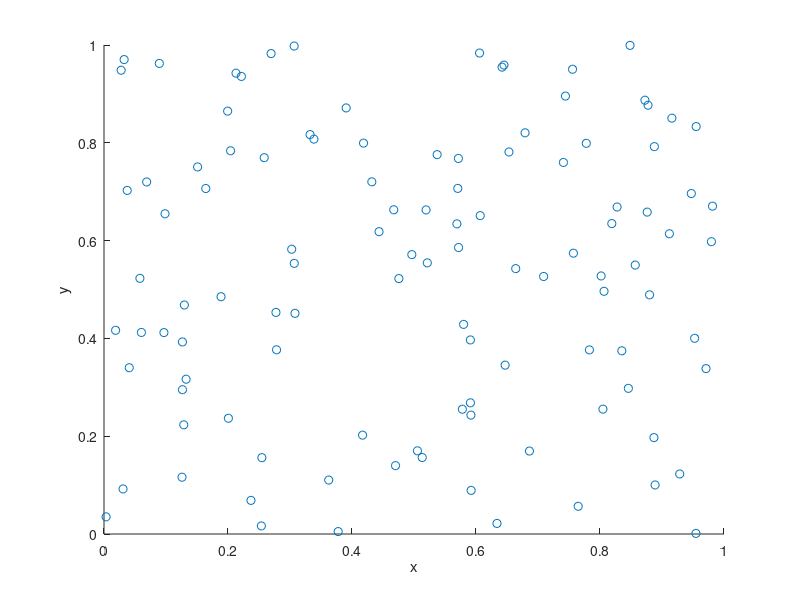

This figure's MATLAB source:
% Simulate a Poisson point process on a rectangle.
% Author: H. Paul Keeler, 2018.
% Website: hpaulkeeler.com
% Repository: github.com/hpaulkeeler/posts
% For more details, see the post:
% hpaulkeeler.com/poisson-point-process-simulation/

%Simulation window parameters
xMin=0;xMax=1;
yMin=0;yMax=1;
xDelta=xMax-xMin;yDelta=yMax-yMin; %rectangle dimensions
areaTotal=xDelta*yDelta; %area of rectangle
 
%Point process parameters
lambda=100; %intensity (ie mean density) of the Poisson process
 
%Simulate Poisson point process
numbPoints=poissrnd(areaTotal*lambda);%Poisson number of points
xx=xDelta*(rand(numbPoints,1))+xMin;%x coordinates of Poisson points
yy=yDelta*(rand(numbPoints,1))+yMin;%y coordinates of Poisson points
 
%Plotting
scatter(xx,yy);
xlabel('x');ylabel('y');
